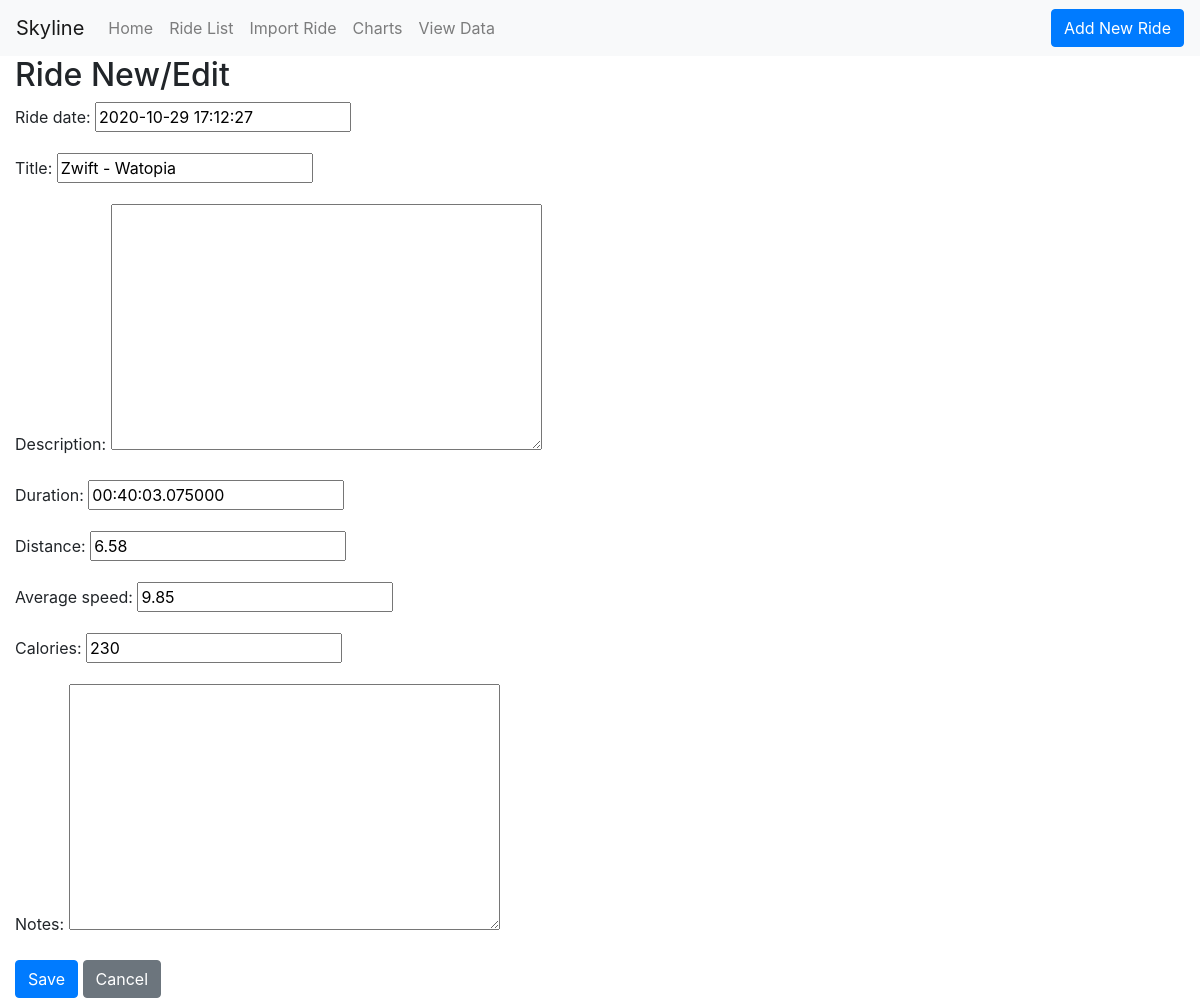
Page /ride/261/edit/ on the committed database.
### rides/models.py (models this page shows, shortened)
class Ride(models.Model):
    ride_date = models.DateTimeField()
    title = models.CharField(max_length=200)
    description = models.TextField(blank=True)
    duration = models.DurationField()
    distance = models.DecimalField(max_digits=6, decimal_places=2)
    average_speed = models.DecimalField(max_digits=5, decimal_places=2)
    calories = models.PositiveSmallIntegerField(blank=True)
    notes = models.TextField(blank=True)

### rides/views.py (the view)
# urls.py: path('ride/<int:id>/edit/', views.ride_edit, name='ride_edit'),
def ride_edit(request, id):
    ride = get_object_or_404(Ride, id=id)
    if request.method == "POST":
        form = RideForm(request.POST, instance=ride)
        if form.is_valid():
            ride = form.save(commit=False)
            ride.save()
            return  redirect('ride_detail', id=ride.id)
    else:
        form = RideForm(instance=ride)
    return render(request, 'rides/ride_edit.html', {'form': form})

### rides/forms.py
class RideForm(forms.ModelForm):
    class Meta:
        model = Ride
        fields = (
            'ride_date',
            'title',
            'description',
            'duration',
            'distance',
            'average_speed',
            'calories',
            'notes'
        )

### rides/templates/rides/ride_edit.html (shortened to what this page needs)
{% extends 'rides/base.html' %}
{% block content %}
    <h2>Ride New/Edit</h2>
    <form method="POST" class="ride-form">
        {{ form.as_p }}
        <button class="btn btn-primary" type="submit">Save</button>
        <a class="btn btn-secondary" href="{% url 'ride_list' %}">Cancel</a>
    </form>
{% endblock %}

### rows in the picture
Ride: ride_date "2020-10-29 17:12:27", title "Zwift - Watopia", duration "00:40:03.075000", distance "6.58", average_speed "9.85", calories "230"
